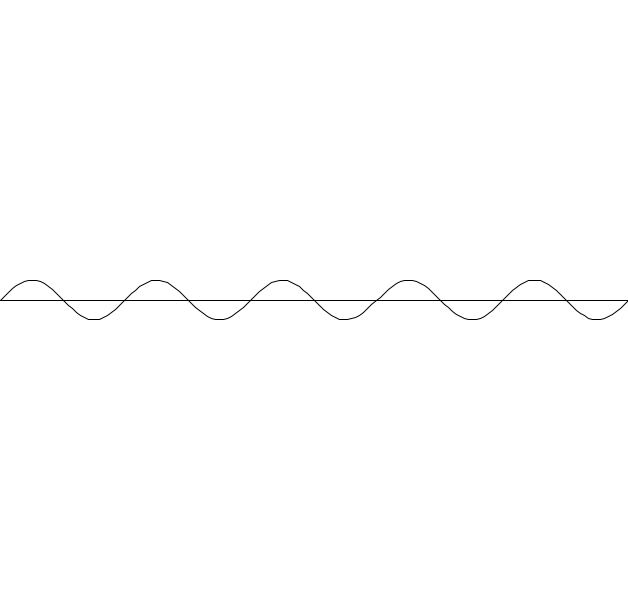
Frame 1 (no input)
Frame 60 (the mouse pressed at the canvas centre just before this capture): identical to frame 1, image omitted
Frame 120 (the mouse held since frame 60 and released just before this capture): identical to frame 1, image omitted

The Processing sketch that drew this single still picture (run headless with seeded random() and noise(); from frame 60 on, the mouse is pressed at the canvas centre):

// Processing sketch: sketch_0404
// ── sketch_0404.pde
void setup() {
  size(628, 600);
}

void draw() {
  background(255);
  translate(0, height / 2);
  scale(1, -1);
  
  beginShape();
  for (float i = 0; i < PI * 10; i += 0.2) {
    float x = i * 20;
    float y = sin(i) * 20;
    vertex(x, y);
  }
  endShape();
  
  line(0, 0, width, 0);
}
